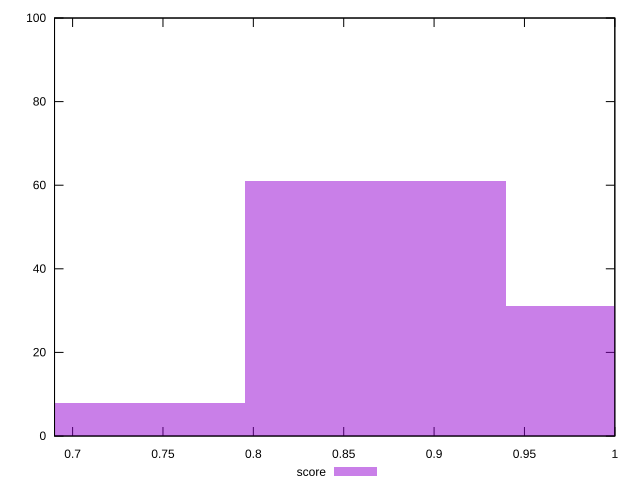

The gnuplot source for this figure:
reset

$score <<EOF
0.8675350590901285 61
0.7229458825751072 8
1.01212423560515 31
EOF

set key outside below
set boxwidth 0.14458917651502143
set xrange [0.69:1]
set yrange [0:100]
set trange [0:100]
set style fill transparent solid 0.5 noborder
set terminal svg size 640, 490 enhanced background rgb 'white'
set output "reprap/uses-optimized-images/samples/pages+cached+noexternal+nomedia+nocss+nojs/score/histogram.svg"

plot $score title "score" with boxes

reset
